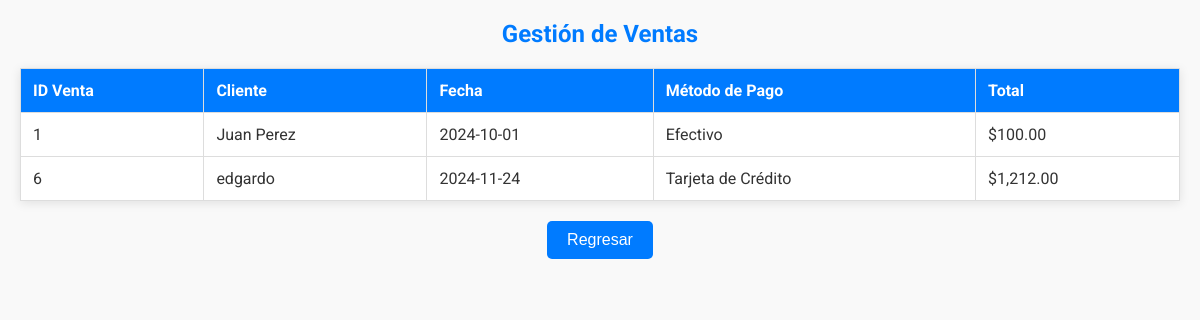
Screenshot of /ventass.php (signed in) with the database file from the repository.
### tables this page shows
CREATE TABLE `ventas` (
  `id_venta` int(11) NOT NULL,
  `id_cliente` int(11) DEFAULT NULL,
  `fecha` date DEFAULT curdate(),
  `id_metodo_pago` int(11) DEFAULT NULL,
  `total` decimal(10,2) NOT NULL
);

CREATE TABLE `clientes` (
  `id_cliente` int(11) NOT NULL,
  `nombre` varchar(100) NOT NULL,
  `email` varchar(100) NOT NULL,
  `telefono` varchar(15) DEFAULT NULL,
  `direccion` text DEFAULT NULL
);

CREATE TABLE `metodos_pago` (
  `id_metodo_pago` int(11) NOT NULL,
  `tipo_pago` varchar(50) NOT NULL
);

### ventass.php (the view, shortened to what this page needs)
<?php
$servername = "localhost";
$username = "root";
$password = "";
$dbname = "bdtienda";
$conn = new mysqli($servername, $username, $password, $dbname);
$query = "
    SELECT v.*, c.nombre AS nombre_cliente, mp.tipo_pago AS metodo_pago
    FROM ventas v
    JOIN clientes c ON v.id_cliente = c.id_cliente
    JOIN metodos_pago mp ON v.id_metodo_pago = mp.id_metodo_pago
";
$result = $conn->query($query);
$ventas = $result->fetch_all(MYSQLI_ASSOC);
?>
<!DOCTYPE html>
<html lang="es">
<head>
</head>
<body>
    <h2>Gestión de Ventas</h2>
    <table>
        <thead>
            <tr>
                <th>ID Venta</th>
                <th>Cliente</th>
                <th>Fecha</th>
                <th>Método de Pago</th>
                <th>Total</th>
            </tr>
        </thead>
        <tbody>
            <?php if (!empty($ventas)): ?>
                <?php foreach ($ventas as $venta): ?>
                    <tr>
                        <td><?= $venta['id_venta'] ?></td>
                        <td><?= htmlspecialchars($venta['nombre_cliente']) ?></td>
                        <td><?= $venta['fecha'] ?></td>
                        <td><?= htmlspecialchars($venta['metodo_pago']) ?></td>
                        <td>$<?= number_format($venta['total'], 2) ?></td>
                    </tr>
                <?php endforeach; ?>
            <?php else: ?>
                <tr>
                    <td colspan="5" class="no-data">No hay ventas registradas.</td>
                </tr>
            <?php endif; ?>
        </tbody>
    </table>
    <div class="button-container">
        <form action="homes.php" method="POST">
            <button type="submit">Regresar</button>
        </form>
    </div>
</body>
</html>

### ventass.php (style rules this page uses)
body { font-family: 'Roboto', sans-serif; margin: 20px; background-color: #f9f9f9; color: #333; }
h2 { color: #007BFF; text-align: center; margin-bottom: 20px; }
table { width: 100%; border-collapse: collapse; margin-bottom: 20px; box-shadow: 0 2px 10px rgba(0, 0, 0, 0.1); background-color: #fff; }
th, td { border: 1px solid #ddd; padding: 12px; text-align: left; }
th { background-color: #007BFF; color: white; }
.button-container { text-align: center; margin-top: 20px; }
button { padding: 10px 20px; background-color: #007BFF; color: white; border: none; border-radius: 5px; cursor: pointer; transition: background-color 0.3s ease; font-size: 16px; }

### rows the page displays
ventas: id_venta "1", id_cliente.nombre "Juan Perez", fecha "2024-10-01", id_metodo_pago.tipo_pago "Efectivo", total "100.00"
ventas: id_venta "6", id_cliente.nombre "edgardo", fecha "2024-11-24", id_metodo_pago.tipo_pago "Tarjeta de Crédito", total "1,212.00"
